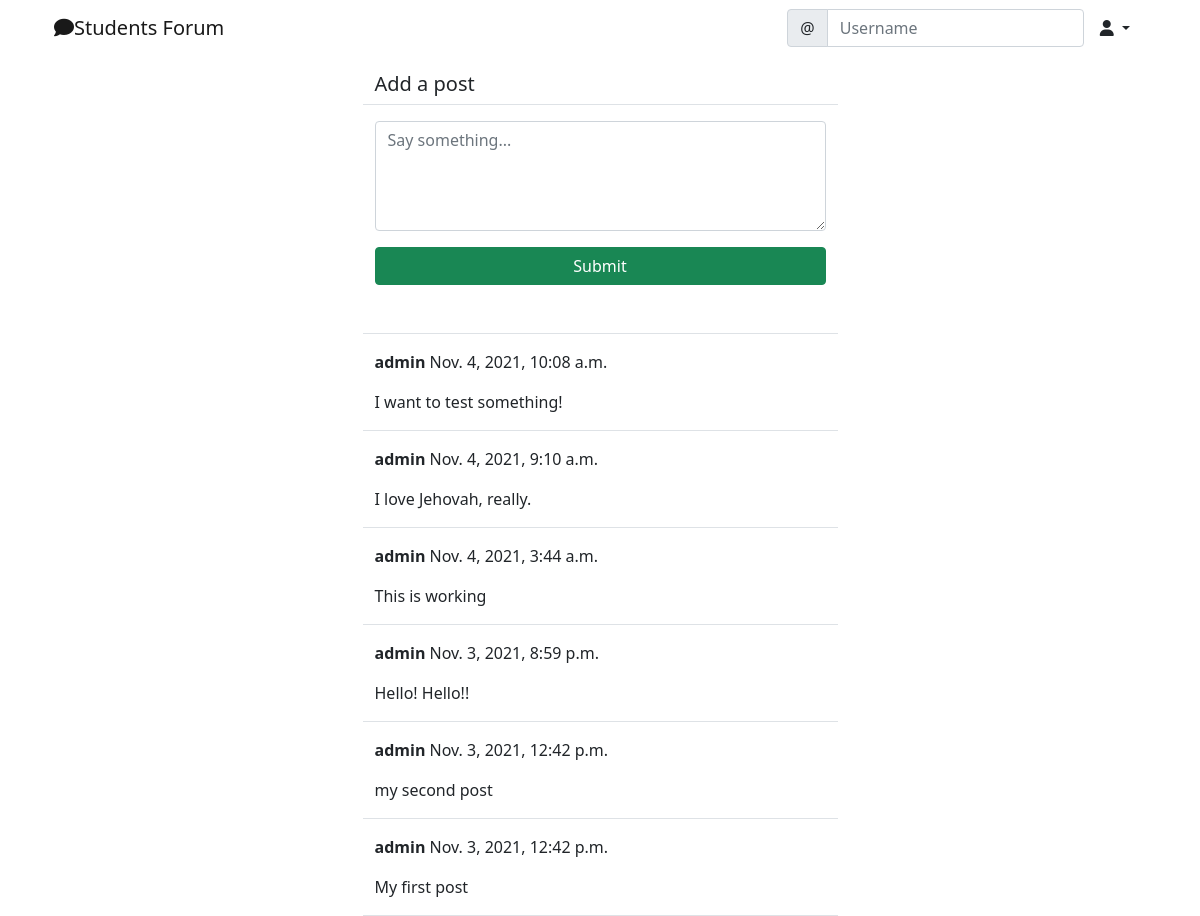
/social/ (signed in), run on the app's committed database.
### social/models.py (models this page shows)
class Post(models.Model):
    body = models.TextField()
    created_on = models.DateTimeField(default=timezone.now)
    author = models.ForeignKey(User, on_delete=models.CASCADE)

### social/views.py (the view, shortened to what this page needs)
# urls.py: path('', PostListView.as_view(), name='post-list'),
class PostListView(LoginRequiredMixin, View):
    def get(self, request, *args, **kwargs):
        posts = Post.objects.all().order_by('-created_on')
        form = PostForm()
        context = {
            'post_list' : posts,
            'form': form
        }
        return render(request, 'social/post_list.html', context)

### social/forms.py
class PostForm(forms.ModelForm):
    body = forms.CharField(
        label='',
        widget=forms.Textarea(attrs={
            'rows': '4',
            'placeholder': 'Say something...'
        })
    )
    class Meta:
        model = Post
        fields = ['body']

### social/templates/social/post_list.html (shortened to what this page needs)
{% extends 'landing/base.html' %}
{% load crispy_forms_tags %}
{% block content %}
<div class="container">
    <div class="row justify-content-center mt-3">
        <div class="col-md-5 col-sm-12 border-bottom">
            <h5>Add a post </h5>
        </div>
    </div>
    <div class="row justify-content-center mt-3">
        <div class="col-md-5 col-sm-12 border-bottom">
            <form method="POST">
            {{ form | crispy }}
            <div class="d-grid gap-2">
                <button class="btn btn-success mt-3 mb-5">Submit</button>
            </div>
            </form>
        </div>
    </div>
    {% for post in post_list %}
    <div class="row justify-content-center mt-3">
        <div class="col-md-5 col-sm-12 border-bottom position-relative">
            <p>
                <strong>{{ post.author }}</strong> {{ post.created_on }}
            </p>
            <p>{{ post.body }} </p>
        </div>
    </div>
    {% endfor %}
</div>
{% endblock content %}

### landing/templates/landing/base.html (shortened to what this page needs)
<!doctype html>
<html lang="en">
<head>
    <link href="https://cdn.jsdelivr.net/npm/bootstrap@5.1.3/dist/css/bootstrap.min.css" rel="stylesheet"
>
</head>
<body>
    {% include 'landing/nav.html' %}
    {% block content %}
    {% endblock content %}
</body>
</html>

### landing/templates/landing/nav.html (shortened to what this page needs)
<div class="container">
<nav class="navbar navbar-expand-lg navbar-light ">
    <div class="container-fluid">
        <a class="navbar-brand"
        {% if user.is_autheticated %}
            href="{% url 'post-list' %}"
        {% else %}
        href="{% url 'index' %}"><i class="fa fa-comment"></i>Students Forum</a>
        {% endif %}
        <div class="collapse navbar-collapse" id="navbarTogglerDemo03">
            <form class="d-flex">
                <div class="input-group">
                    <span class="input-group-text" id="basic-addon1">@</span>
                    <input type="text" class="form-control" placeholder="Username" aria-label="Username"
                        aria-describedby="basic-addon1">
                </div>
            </form>
            {% if user.is_authenticated %}
            <div class="nav-item dropdown">
                <a class="nav-link dropdown-toggle text-dark" data-bs-toggle="dropdown" role="button" aria-expanded="false">
                    <i class="fa fa-user"></i>
                </a>
            </div>
            {% endif %}
        </div>
    </div>
</nav>
</div>

### data on the page
Post: author "admin", created_on "Nov. 4, 2021, 10:08 a.m.", body "I want to test something!"
Post: author "admin", created_on "Nov. 4, 2021, 9:10 a.m.", body "I love Jehovah, really."
Post: author "admin", created_on "Nov. 4, 2021, 3:44 a.m.", body "This is working"
Post: author "admin", created_on "Nov. 3, 2021, 8:59 p.m.", body "Hello! Hello!!"
Post: author "admin", created_on "Nov. 3, 2021, 12:42 p.m.", body "my second post"
Post: author "admin", created_on "Nov. 3, 2021, 12:42 p.m.", body "My first post"
